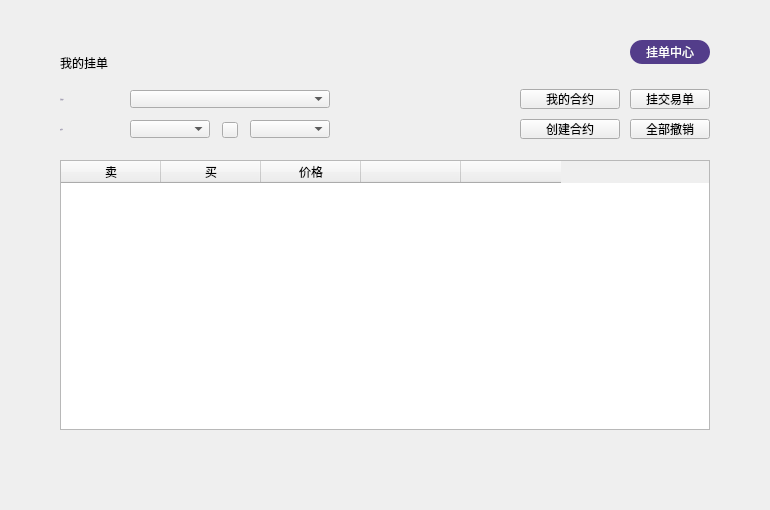
<?xml version="1.0" encoding="UTF-8"?>
<ui version="4.0">
 <class>MyExchangeContractPage</class>
 <widget class="QWidget" name="MyExchangeContractPage">
  <property name="geometry">
   <rect>
    <x>0</x>
    <y>0</y>
    <width>770</width>
    <height>510</height>
   </rect>
  </property>
  <property name="font">
   <font>
    <family>微软雅黑</family>
   </font>
  </property>
  <property name="windowTitle">
   <string>Form</string>
  </property>
  <widget class="QToolButton" name="sellBtn">
   <property name="geometry">
    <rect>
     <x>630</x>
     <y>89</y>
     <width>80</width>
     <height>20</height>
    </rect>
   </property>
   <property name="cursor">
    <cursorShape>PointingHandCursor</cursorShape>
   </property>
   <property name="styleSheet">
    <string notr="true"/>
   </property>
   <property name="text">
    <string>挂交易单</string>
   </property>
  </widget>
  <widget class="QLabel" name="label">
   <property name="geometry">
    <rect>
     <x>60</x>
     <y>90</y>
     <width>70</width>
     <height>18</height>
    </rect>
   </property>
   <property name="font">
    <font>
     <family>Microsoft YaHei UI Light</family>
     <pointsize>-1</pointsize>
     <weight>50</weight>
     <italic>false</italic>
     <bold>false</bold>
    </font>
   </property>
   <property name="styleSheet">
    <string notr="true">QLabel{color: rgb(137,129,161);
font: 11px &quot;Microsoft YaHei UI Light&quot;;}</string>
   </property>
   <property name="text">
    <string>当前账户</string>
   </property>
   <property name="alignment">
    <set>Qt::AlignLeading|Qt::AlignLeft|Qt::AlignVCenter</set>
   </property>
  </widget>
  <widget class="QComboBox" name="accountComboBox">
   <property name="geometry">
    <rect>
     <x>130</x>
     <y>90</y>
     <width>200</width>
     <height>18</height>
    </rect>
   </property>
   <property name="font">
    <font>
     <family>微软雅黑</family>
     <weight>50</weight>
     <bold>false</bold>
    </font>
   </property>
   <property name="focusPolicy">
    <enum>Qt::NoFocus</enum>
   </property>
   <property name="styleSheet">
    <string notr="true"/>
   </property>
  </widget>
  <widget class="QToolButton" name="balanceBtn">
   <property name="geometry">
    <rect>
     <x>520</x>
     <y>89</y>
     <width>100</width>
     <height>20</height>
    </rect>
   </property>
   <property name="cursor">
    <cursorShape>PointingHandCursor</cursorShape>
   </property>
   <property name="text">
    <string>我的合约</string>
   </property>
  </widget>
  <widget class="QLabel" name="title_label">
   <property name="geometry">
    <rect>
     <x>60</x>
     <y>50</y>
     <width>200</width>
     <height>26</height>
    </rect>
   </property>
   <property name="styleSheet">
    <string notr="true"/>
   </property>
   <property name="text">
    <string>我的挂单</string>
   </property>
  </widget>
  <widget class="QComboBox" name="assetComboBox2">
   <property name="geometry">
    <rect>
     <x>250</x>
     <y>120</y>
     <width>80</width>
     <height>18</height>
    </rect>
   </property>
   <property name="font">
    <font>
     <family>微软雅黑</family>
     <weight>50</weight>
     <bold>false</bold>
    </font>
   </property>
   <property name="focusPolicy">
    <enum>Qt::NoFocus</enum>
   </property>
   <property name="styleSheet">
    <string notr="true"/>
   </property>
  </widget>
  <widget class="QTableWidget" name="ordersTableWidget">
   <property name="geometry">
    <rect>
     <x>60</x>
     <y>160</y>
     <width>650</width>
     <height>270</height>
    </rect>
   </property>
   <column>
    <property name="text">
     <string>卖</string>
    </property>
    <property name="font">
     <font>
      <family>微软雅黑</family>
     </font>
    </property>
    <property name="textAlignment">
     <set>AlignCenter</set>
    </property>
   </column>
   <column>
    <property name="text">
     <string>买</string>
    </property>
    <property name="font">
     <font>
      <family>微软雅黑</family>
     </font>
    </property>
    <property name="textAlignment">
     <set>AlignCenter</set>
    </property>
   </column>
   <column>
    <property name="text">
     <string>价格</string>
    </property>
    <property name="font">
     <font>
      <family>微软雅黑</family>
     </font>
    </property>
    <property name="textAlignment">
     <set>AlignCenter</set>
    </property>
   </column>
   <column>
    <property name="text">
     <string/>
    </property>
   </column>
   <column>
    <property name="text">
     <string/>
    </property>
   </column>
  </widget>
  <widget class="QToolButton" name="withdrawAllBtn">
   <property name="geometry">
    <rect>
     <x>630</x>
     <y>119</y>
     <width>80</width>
     <height>20</height>
    </rect>
   </property>
   <property name="cursor">
    <cursorShape>PointingHandCursor</cursorShape>
   </property>
   <property name="styleSheet">
    <string notr="true"/>
   </property>
   <property name="text">
    <string>全部撤销</string>
   </property>
  </widget>
  <widget class="QComboBox" name="assetComboBox">
   <property name="geometry">
    <rect>
     <x>130</x>
     <y>120</y>
     <width>80</width>
     <height>18</height>
    </rect>
   </property>
   <property name="font">
    <font>
     <family>微软雅黑</family>
     <weight>50</weight>
     <bold>false</bold>
    </font>
   </property>
   <property name="focusPolicy">
    <enum>Qt::NoFocus</enum>
   </property>
   <property name="styleSheet">
    <string notr="true"/>
   </property>
  </widget>
  <widget class="QLabel" name="label_4">
   <property name="geometry">
    <rect>
     <x>60</x>
     <y>120</y>
     <width>70</width>
     <height>18</height>
    </rect>
   </property>
   <property name="font">
    <font>
     <family>Microsoft YaHei UI Light</family>
     <pointsize>-1</pointsize>
     <weight>50</weight>
     <italic>false</italic>
     <bold>false</bold>
    </font>
   </property>
   <property name="styleSheet">
    <string notr="true">QLabel{color: rgb(137,129,161);
font: 11px &quot;Microsoft YaHei UI Light&quot;;}</string>
   </property>
   <property name="text">
    <string>交易对</string>
   </property>
   <property name="alignment">
    <set>Qt::AlignLeading|Qt::AlignLeft|Qt::AlignVCenter</set>
   </property>
  </widget>
  <widget class="QStackedWidget" name="stackedWidget">
   <property name="geometry">
    <rect>
     <x>0</x>
     <y>470</y>
     <width>770</width>
     <height>41</height>
    </rect>
   </property>
  </widget>
  <widget class="QToolButton" name="registerBtn">
   <property name="geometry">
    <rect>
     <x>520</x>
     <y>119</y>
     <width>100</width>
     <height>20</height>
    </rect>
   </property>
   <property name="cursor">
    <cursorShape>PointingHandCursor</cursorShape>
   </property>
   <property name="styleSheet">
    <string notr="true"/>
   </property>
   <property name="text">
    <string>创建合约</string>
   </property>
  </widget>
  <widget class="QToolButton" name="swapBtn">
   <property name="geometry">
    <rect>
     <x>222</x>
     <y>122</y>
     <width>16</width>
     <height>16</height>
    </rect>
   </property>
   <property name="cursor">
    <cursorShape>PointingHandCursor</cursorShape>
   </property>
   <property name="styleSheet">
    <string notr="true"/>
   </property>
   <property name="text">
    <string/>
   </property>
   <property name="BtnStyle" stdset="0">
    <string>swap</string>
   </property>
  </widget>
  <widget class="QToolButton" name="onchainOrderBtn">
   <property name="geometry">
    <rect>
     <x>630</x>
     <y>40</y>
     <width>80</width>
     <height>24</height>
    </rect>
   </property>
   <property name="cursor">
    <cursorShape>PointingHandCursor</cursorShape>
   </property>
   <property name="styleSheet">
    <string notr="true">background-color: rgb(83, 61, 138);
color: rgb(255, 255, 255);
border-radius:12px;
font:12px &quot;微软雅黑 Light&quot;;</string>
   </property>
   <property name="text">
    <string>挂单中心</string>
   </property>
  </widget>
 </widget>
 <resources/>
 <connections/>
</ui>
